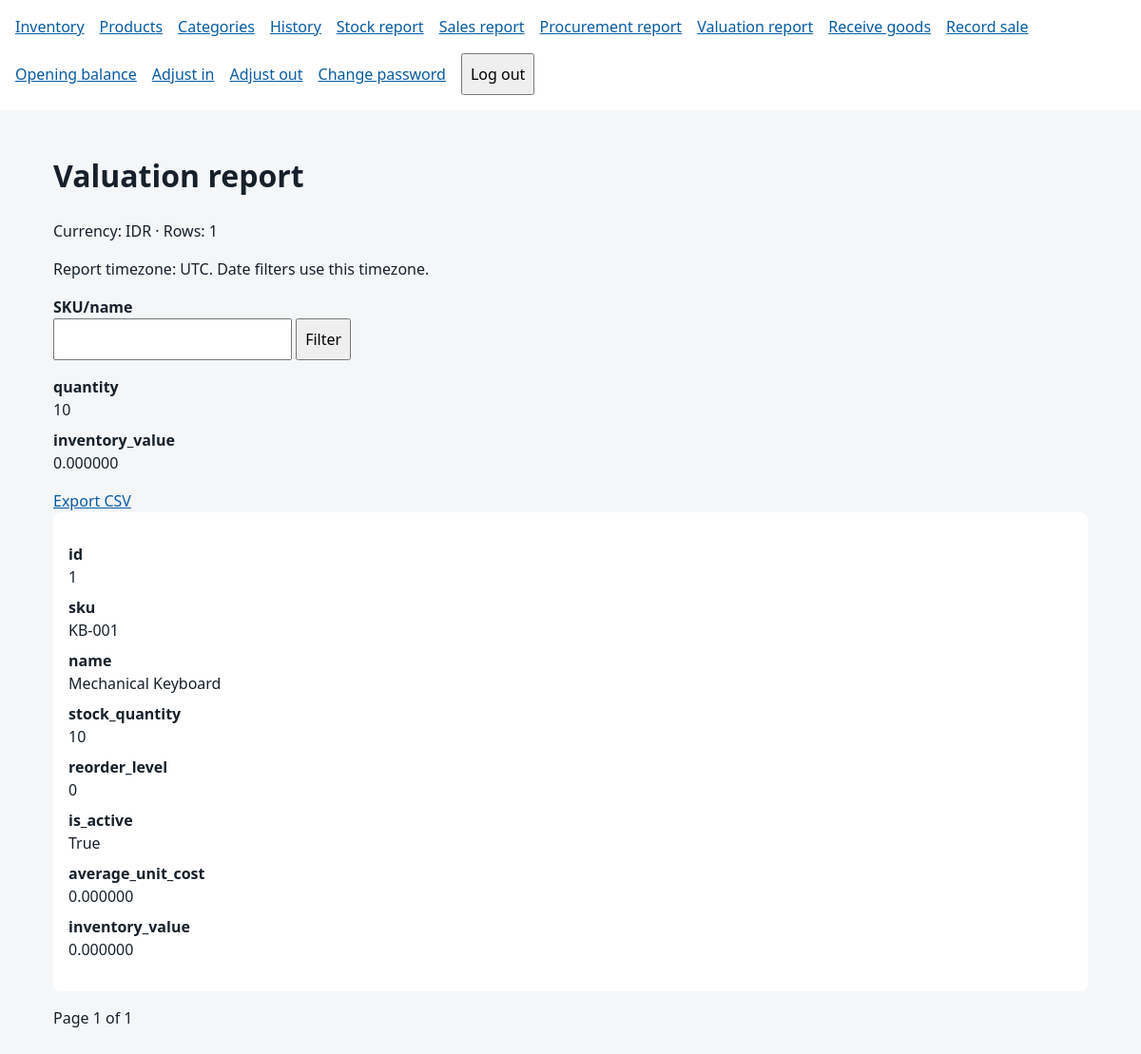
Screenshot of /reports/valuation/ (signed in) with the database file from the repository.
### inventory/models.py (models this page shows, shortened)
class Product(models.Model):
    sku = models.CharField(max_length=50, unique=True)
    name = models.CharField(max_length=200)
    category = models.ForeignKey(
        Category,
        on_delete=models.PROTECT,
        related_name="products",
    )
    price = models.DecimalField(
        max_digits=10,
        decimal_places=2,
        validators=[MinValueValidator(Decimal("0.00"))],
    )
    stock_quantity = models.PositiveIntegerField(default=0)
    reorder_level = models.PositiveIntegerField(default=0)
    created_at = models.DateTimeField(auto_now_add=True)
    updated_at = models.DateTimeField(auto_now=True)
    description = models.TextField(blank=True)
    is_active = models.BooleanField(default=True)
    average_unit_cost = models.DecimalField(max_digits=24, decimal_places=6, default=0)
    inventory_value = models.DecimalField(max_digits=24, decimal_places=6, default=0)
    class Meta:
        ordering = ["name", "id"]
        constraints = [
            models.CheckConstraint(
                condition=models.Q(price__gte=0),
                name="inventory_product_price_nonnegative",
            ),
        ]

### inventory/report_views.py (the view)
# urls.py: path("reports/<str:kind>/", report_page, name="web-report"),
@login_required
def report_page(request, kind):
    try:
        data = report_payload(request.user, kind, request.GET)
    except DjangoValidationError as exc:
        return HttpResponse("; ".join(exc.messages), status=400, content_type="text/plain")
    query = request.GET.copy()
    query.pop("page", None)
    return render(request, "inventory/report.html", {"report": data, "query": query.urlencode()})

### inventory/queries.py (called while the page is built, shortened)
def integer(params, key):
    value = params.get(key)
    if not value:
        return None

def filter_products(qs, params):
    search = params.get("q", "").strip()
    if search:
        qs = qs.filter(Q(sku__icontains=search) | Q(name__icontains=search))
    category = integer(params, "category")
    if category:
        qs = qs.filter(category_id=category)
    active = params.get("active", "")
    if active not in {"", "true", "false"}:
        raise ValidationError("active must be true or false.")
    if active:
        qs = qs.filter(is_active=active == "true")
    low = params.get("low", "")
    if low not in {"", "true", "false"}:
        raise ValidationError("low must be true or false.")
    if low == "true":
        qs = qs.filter(stock_quantity__lte=F("reorder_level"))
    elif low == "false":
        qs = qs.filter(stock_quantity__gt=F("reorder_level"))
    return qs.order_by("name", "id")

### templates/inventory/report.html (shortened to what this page needs)
{% extends 'base.html' %}
{% block content %}
<h1>{{ report.kind|title }} report</h1><p>Currency: {{ report.currency }} · Rows: {{ report.count }}</p>
<p>Report timezone: {{ report.timezone }}. Date filters use this timezone.</p>
<form method="get">
{% if report.kind == 'stock' or report.kind == 'valuation' %}
<label for="q">SKU/name</label><input id="q" name="q" value="{{ request.GET.q }}">
{% endif %}<button>Filter</button></form>
<dl>{% for key, value in report.totals.items %}<dt>{{ key }}</dt><dd>{{ value }}</dd>{% endfor %}</dl>
{% if perms.inventory.export_reports %}<a href="{% url 'web-report-csv' report.kind %}?{{ query }}">Export CSV</a>{% endif %}
<div class="cards">{% for row in report.rows %}<article><dl>
{% for key, value in row.items %}<dt>{{ key }}</dt><dd>{{ value }}</dd>{% endfor %}
</dl></article>{% empty %}<p>No matching records.</p>{% endfor %}</div>
<p>Page {{ report.page }} of {{ report.pages }}</p>
{% endblock %}

### static/inventory.css (style rules this page uses)
body { margin: 0; font: 1rem/1.5 system-ui, sans-serif; color: #17202a; background: #f4f6f7; }
a { color: #075ba3; }
label { display: block; font-weight: 600; }
input, select, textarea, button { font: inherit; padding: .5rem; max-width: 100%; box-sizing: border-box; }
button { cursor: pointer; }
.cards { display: grid; grid-template-columns: repeat(auto-fit, minmax(14rem, 1fr)); gap: 1rem; }
article { background: white; padding: 1rem; border-radius: .5rem; }
dt { font-weight: 600; }
dd { margin: 0 0 .5rem; overflow-wrap: anywhere; }

### rows the page displays
Product: row "KB-001" "Mechanical Keyboard" "0.000000" "0.000000"

### other values shown
{{ report.kind|title }} "Valuation"
{{ report.currency }} "IDR"
{{ report.count }} "1"
{{ report.timezone }} "UTC"
{{ key }} "quantity" "inventory_value"
{{ value }} "10" "0.000000"
{{ key }} "id" "sku" "name" "stock_quantity" "reorder_level" "is_active" "average_unit_cost" "inventory_value"
{{ value }} "1" "10" "0" "True"
{{ report.page }} "1"
{{ report.pages }} "1"
